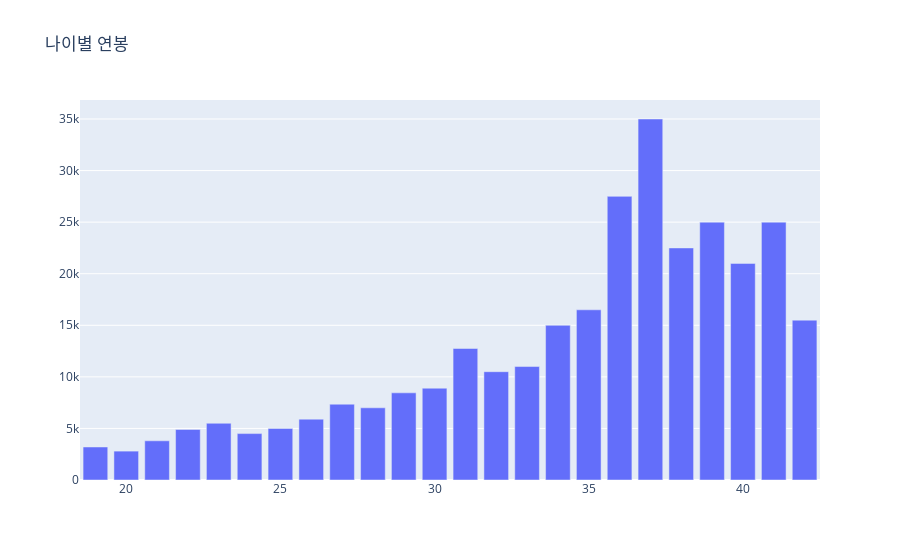

The notebook cell saved with this chart:
### Code cell
age_category()

### Figure 1 — Plotly figure (JSON) as saved in the notebook; plotly's stock layout.template omitted (floating-point values rounded to 4 significant figures)
{"data": [{"name": "나이별 연봉", "type": "bar", "x": [19, 20, 21, 22, 23, 24, 25, 26, 27, 28, 29, 30, 31, 32, 33, 34, 35, 36, 37, 38, 39, 40, 41, 42], "xaxis": "x", "y": [3200, 2800, 3800, 4900, 5500, 4500, 5000, 5900, 7350, 7000, 8450, 8900, 12750, 10500, 11000, 15000, 16500, 27500, 35000, 22500, 25000, 21000, 25000, 15500], "yaxis": "y"}], "layout": {"title": {"text": "나이별 연봉"}, "xaxis": {"anchor": "y", "domain": [0, 1]}, "yaxis": {"anchor": "x", "domain": [0, 1]}}}
